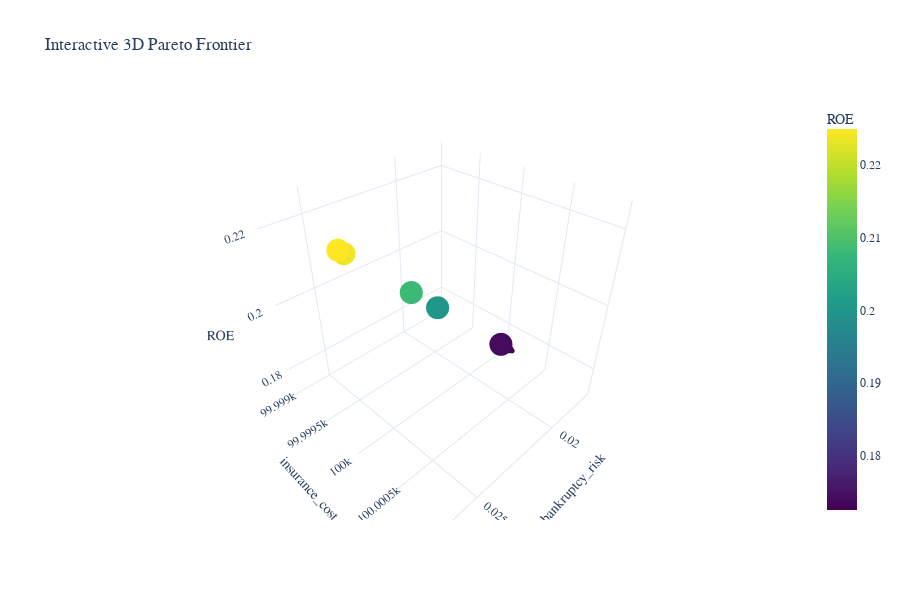

This figure's notebook cell:
### Code cell
# Create interactive 3D visualization
interactive_fig = create_interactive_pareto_frontier(
    points_3d,
    ["bankruptcy_risk", "insurance_cost", "ROE"],
    title="Interactive 3D Pareto Frontier",
    height=600
)
interactive_fig.show()

### Figure 1 — Plotly figure (JSON) as saved in the notebook; plotly's stock layout.template omitted (floating-point values rounded to 4 significant figures)
{"data": [{"hovertemplate": "bankruptcy_risk: %{x:.3f}<br>insurance_cost: %{y:.3f}<br>ROE: %{z:.3f}<br>%{text}<extra></extra>", "marker": {"color": [0.225, 0.2002, 0.225, 0.225, 0.225, 0.225, 0.225, 0.1742, 0.225, 0.225, 0.225, 0.1725, 0.225, 0.225, 0.225, 0.1725, 0.1725, 0.225, 0.225, 0.1725, 0.225, 0.2081, 0.225, 0.225, 0.225, 0.225, 0.225, 0.225, 0.2238, 0.225, 0.225, 0.225, 0.225, 0.225, 0.225, 0.225, 0.225, 0.1725, 0.225, 0.225], "colorbar": {"title": {"text": "ROE"}}, "colorscale": [[0, "#440154"], [0.1111, "#482878"], [0.2222, "#3e4989"], [0.3333, "#31688e"], [0.4444, "#26828e"], [0.5556, "#1f9e89"], [0.6667, "#35b779"], [0.7778, "#6ece58"], [0.8889, "#b5de2b"], [1, "#fde725"]], "showscale": true, "size": 8}, "mode": "markers", "text": ["Point 0", "Point 1", "Point 2", "Point 3", "Point 4", "Point 5", "Point 6", "Point 7", "Point 8", "Point 9", "Point 10", "Point 11", "Point 12", "Point 13", "Point 14", "Point 15", "Point 16", "Point 17", "Point 18", "Point 19", "Point 20", "Point 21", "Point 22", "Point 23", "Point 24", "Point 25", "Point 26", "Point 27", "Point 28", "Point 29", "Point 30", "Point 31", "Point 32", "Point 33", "Point 34", "Point 35", "Point 36", "Point 37", "Point 38", "Point 39"], "type": "scatter3d", "x": [0.02667, 0.02226, 0.02667, 0.02667, 0.02667, 0.02667, 0.02667, 0.01764, 0.02667, 0.02667, 0.02667, 0.01733, 0.02667, 0.02667, 0.02667, 0.01733, 0.01733, 0.02667, 0.02667, 0.01733, 0.02667, 0.02367, 0.02667, 0.02667, 0.02667, 0.02667, 0.02667, 0.02667, 0.02646, 0.02667, 0.02667, 0.02667, 0.02667, 0.02667, 0.02667, 0.02667, 0.02667, 0.01733, 0.02667, 0.02667], "y": [100000, 100000, 100000, 100000, 100000, 100000, 100000, 100000, 100000, 100000, 100000, 100000, 100000, 100000, 100000, 100000, 100000, 100000, 100000, 100000, 100000, 100000, 100000, 100000, 100000, 100000, 100000, 100000, 100000, 100000, 100000, 100000, 100000, 100000, 100000, 100000, 100000, 100000, 100000, 100000], "z": [0.225, 0.2002, 0.225, 0.225, 0.225, 0.225, 0.225, 0.1742, 0.225, 0.225, 0.225, 0.1725, 0.225, 0.225, 0.225, 0.1725, 0.1725, 0.225, 0.225, 0.1725, 0.225, 0.2081, 0.225, 0.225, 0.225, 0.225, 0.225, 0.225, 0.2238, 0.225, 0.225, 0.225, 0.225, 0.225, 0.225, 0.225, 0.225, 0.1725, 0.225, 0.225]}], "layout": {"font": {"family": "Arial, sans-serif"}, "height": 600, "scene": {"xaxis": {"title": {"text": "bankruptcy_risk"}}, "yaxis": {"title": {"text": "insurance_cost"}}, "zaxis": {"title": {"text": "ROE"}}}, "title": {"text": "Interactive 3D Pareto Frontier"}}}
